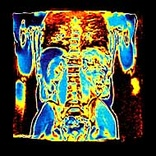
#> input picture scintigrafia.jpg, 156 x 156 px, shrunk from 190 x 190 before the run, found by its file name
$ python conversie_RGB_in_gri.py
#> lines starting #> are read from the running program, lines starting #| are printed output that depends on the picture
# -*- coding: utf-8 -*-
"""
Created on Thu Feb 26 17:45:40 2026

"""

# conversie RGB in niveluri de gri
# pentru imaginile jpg si png

import os
import numpy as np
import matplotlib.pyplot as plt

img=[r'C:\Users\alexb\Desktop\Piese_PCLP\Medical-image-processing-intro\scintigrafia.jpg',r'C:\Users\alexb\Desktop\Piese_PCLP\Medical-image-processing-intro\test.png']

def rgb2gri(img_in, format):
    img_in=img_in.astype('float')
    s=img_in.shape
    if len(s)==3 and s[2]==3:
        if format=='png':
            img_out=(0.299*img_in[:,:,0]+0.587*img_in[:,:,1]+0.114*img_in[:,:,2])*255
        elif format=='jpg':
            img_out=0.299*img_in[:,:,0]+0.587*img_in[:,:,1]+0.114*img_in[:,:,2]
        img_out=np.clip(img_out, 0,255)
        img_out=img_out.astype('uint8')
        return img_out
    else:
        print('Conversia nu a putut fi realizata deoarece imaginea de intrare nu este, → color!')
        return img_in

for cale in img:
    img=plt.imread(cale)
#> img is the input picture: shape (156, 156, 3); mean R, G, B 78.5, 83.4, 63.9
    extensie = os.path.splitext(cale)[1][1:] # si pentru jpg si pentru png
    img_gri=rgb2gri(img, extensie)
#> in rgb2gri, `img_out=0.299*img_in[:,:,0]+0.587*img_in[:,:,1]+0.114*img_in[:,:,2]`:
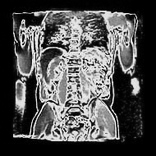
#> img_out: shape (156, 156) float64; min 0, max 252.3, mean 79.7

    plt.figure()

    plt.subplot(1,2,1)
    plt.imshow(img)
    plt.title("Original")

    plt.subplot(1,2,2)
    plt.imshow(img_gri, cmap='gray')
    plt.title("Nivel de gri")

    plt.show()
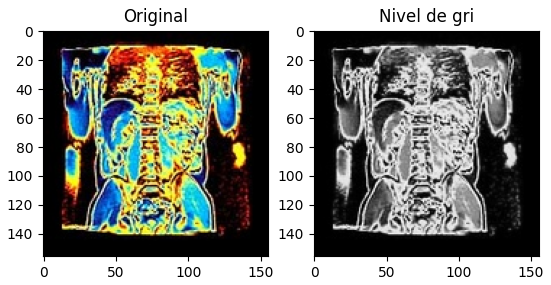
#> figure drawn by matplotlib, 2 panels
#> pass 2 of the loop `for cale in img:`:
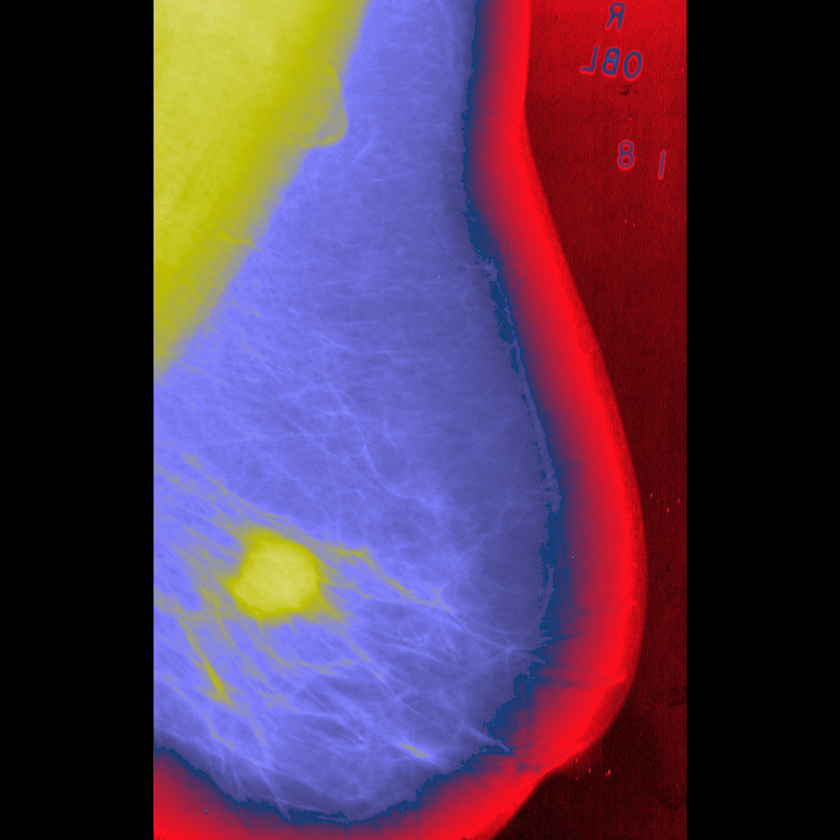
#> input picture test.png, 840 x 840 px, shrunk from 1024 x 1024 before the run, found by its file name
#> img is the input picture: shape (840, 840, 3) float32; mean R, G, B 0.317, 0.211, 0.308
#> img_in: shape (840, 840, 3) float64
#> in rgb2gri (call 2), `img_out=(0.299*img_in[:,:,0]+0.587*img_in[:,:,1]+0.114*img_in[:,:,2])*..`:
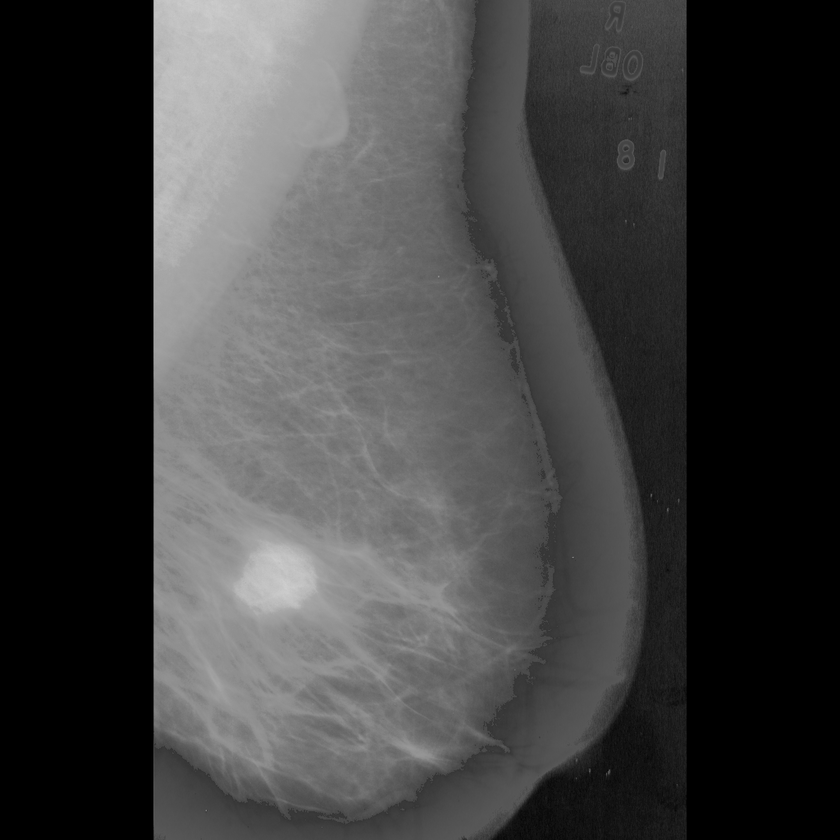
#> img_out: shape (840, 840) float64; min 0, max 207.3, mean 64.6
#> `plt.show()`:
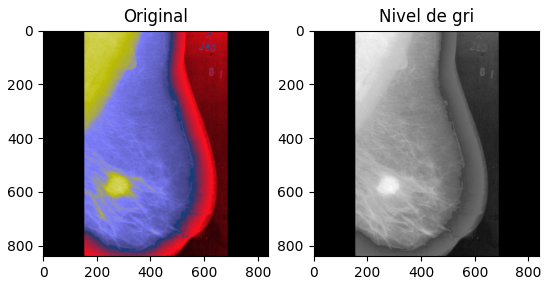
#> figure drawn by matplotlib, 2 panels
